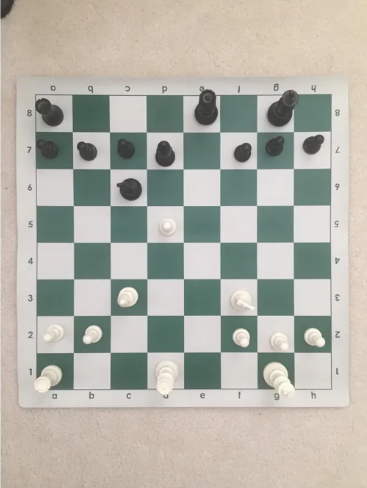
#> input picture hook_lens/input_img.png, 367 x 488 px; its folder holds only this picture in this run
$ python -i data_augmentation_script.py   (imports and definitions only)
#> lines starting #> are read from the running program, lines starting #| are printed output that depends on the picture
import os
from PIL import Image, ImageEnhance, ImageOps
import numpy as np
import random

# Define the paths
train_dir = 'val_resize'
output_dir = 'augmented_val'

# Create the output directory if it doesn't exist
# [2 lines not run here, left out]

# Function to add noise to an image
def add_noise(image):
    np_image = np.array(image)
    noise = np.random.randint(0, 50, np_image.shape, dtype='uint8')
    noisy_image = np.clip(np_image + noise, 0, 255)
    return Image.fromarray(noisy_image)

# Function to rotate an image by 45 degrees
def rotate_image_45(image):
    return image.rotate(45, expand=True).resize((32, 32))

# Function to rotate an image by 45 degrees
def rotate_image_90(image):
    return image.rotate(90, expand=True).resize((32, 32))

# Function to rotate an image by 45 degrees
def rotate_image_135(image):
    return image.rotate(135, expand=True).resize((32, 32))

# Function to rotate an image by 45 degrees
def rotate_image_180(image):
    return image.rotate(180, expand=True).resize((32, 32))

# Function to rotate an image by 45 degrees
def rotate_image_225(image):
    return image.rotate(225, expand=True).resize((32, 32))

# Function to rotate an image by 45 degrees
def rotate_image_270(image):
    return image.rotate(270, expand=True).resize((32, 32))

# Function to rotate an image by 45 degrees
def rotate_image_315(image):
    return image.rotate(315, expand=True).resize((32, 32))

# Function to flip an image horizontally
def flip_image(image):
    return ImageOps.mirror(image)

# Function to adjust brightness
def adjust_brightness(image):
    enhancer = ImageEnhance.Brightness(image)
    return enhancer.enhance(random.uniform(0.7, 1.3))

# Function to adjust contrast
def adjust_contrast(image):
    enhancer = ImageEnhance.Contrast(image)
    return enhancer.enhance(random.uniform(0.7, 1.3))

# Function to perform augmentation on a single image
def augment_image(image_path, output_path):
#> called with image_path = '../../hook_lens/input_img.png', output_path = 'out.png'
    image = Image.open(image_path)
#> image is the input picture: PIL image 367x488 RGBA; mean R, G, B, A 180, 178.7, 169.5, 255

    # Original image
    image.save(output_path)

    # Add noise
    noisy_image = add_noise(image)
#> in add_noise, `noisy_image = np.clip(np_image + noise, 0, 255)`:
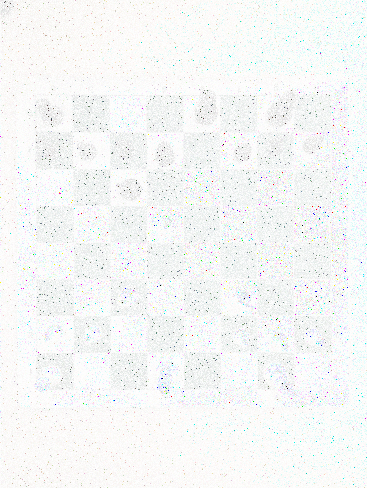
#> noisy_image: shape (488, 367, 4); mean R, G, B, A 174.1, 186.9, 182.7, 28.6; transparent parts drawn white
    noisy_image.save(output_path.replace('.jpg', '_noise.jpg'))

    # Rotate image
    rotated_image = rotate_image_45(image)
    rotated_image.save(output_path.replace('.jpg', '_rotated_45.jpg'))


    # Rotate image
    rotated_image = rotate_image_90(image)
    rotated_image.save(output_path.replace('.jpg', '_rotated_90.jpg'))
    noisy_image = add_noise(rotated_image)
    noisy_image.save(output_path.replace('.jpg', '_rotated_90_noise.jpg'))

    # Rotate image
    rotated_image = rotate_image_135(image)
    rotated_image.save(output_path.replace('.jpg', '_rotated_135.jpg'))


    # Rotate image
    rotated_image = rotate_image_180(image)
    rotated_image.save(output_path.replace('.jpg', '_rotated_180.jpg'))
    noisy_image = add_noise(rotated_image)
#> in add_noise (call 3), `noisy_image = np.clip(np_image + noise, 0, 255)`:
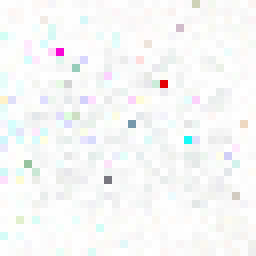
#> noisy_image: shape (32, 32, 4) (shown 8 times larger); mean R, G, B, A 182, 194, 188.3, 28.4; transparent parts drawn white
    noisy_image.save(output_path.replace('.jpg', '_rotated_180_noise.jpg'))

    # Rotate image
    rotated_image = rotate_image_225(image)
    rotated_image.save(output_path.replace('.jpg', '_rotated_225.jpg'))


    # Rotate image
    rotated_image = rotate_image_270(image)
#> in rotate_image_270, `return image.rotate(270, expand=True).resize((32, 32))`:
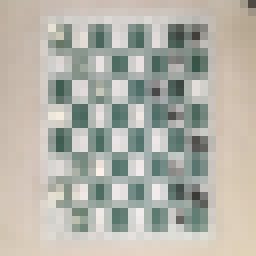
#> returned value: PIL image 32x32 RGBA (shown 8 times larger); mean R, G, B, A 180, 178.7, 169.5, 255
    rotated_image.save(output_path.replace('.jpg', '_rotated_270.jpg'))
    noisy_image = add_noise(rotated_image)
#> in add_noise (call 4), `noisy_image = np.clip(np_image + noise, 0, 255)`:
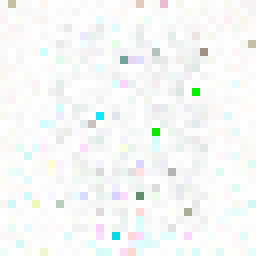
#> noisy_image: shape (32, 32, 4) (shown 8 times larger); mean R, G, B, A 183.2, 193.7, 188.4, 28.7; transparent parts drawn white
    noisy_image.save(output_path.replace('.jpg', '_rotated_270_noise.jpg'))

    # Rotate image
    rotated_image = rotate_image_315(image)
#> in rotate_image_315, `return image.rotate(315, expand=True).resize((32, 32))`:
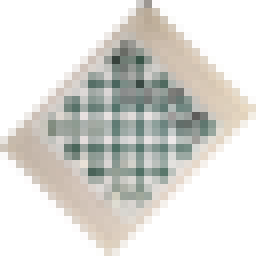
#> returned value: PIL image 32x32 RGBA (shown 8 times larger); mean R, G, B, A 100.7, 99.1, 93.8, 124.9; transparent parts drawn white
    rotated_image.save(output_path.replace('.jpg', '_rotated_315.jpg'))


    # Flip image
    flipped_image = flip_image(image)
#> in flip_image, `return ImageOps.mirror(image)`:
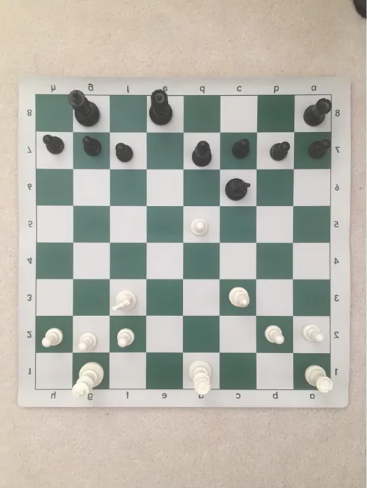
#> returned value: PIL image 367x488 RGBA; mean R, G, B, A 180, 178.7, 169.5, 255
    flipped_image.save(output_path.replace('.jpg', '_flipped.jpg'))


    # Adjust brightness
    bright_image = adjust_brightness(image)
#> in adjust_brightness, `return enhancer.enhance(random.uniform(0.7, 1.3))`:
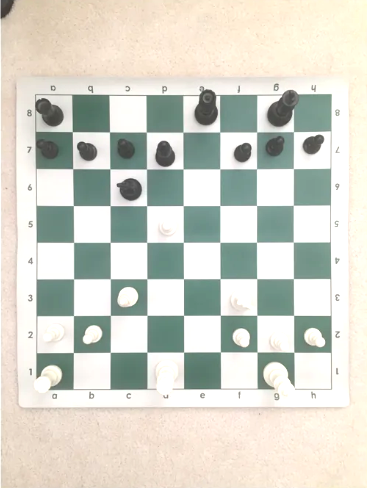
#> returned value: PIL image 367x488 RGBA; mean R, G, B, A 212.5, 213.1, 202.8, 255
    bright_image.save(output_path.replace('.jpg', '_bright.jpg'))


    # Adjust contrast
    contrast_image = adjust_contrast(image)
    contrast_image.save(output_path.replace('.jpg', '_contrast.jpg'))


# Walk through the train directory and augment images
# [14 lines not run here, left out]

>>> result = augment_image('../../hook_lens/input_img.png', 'out.png')
